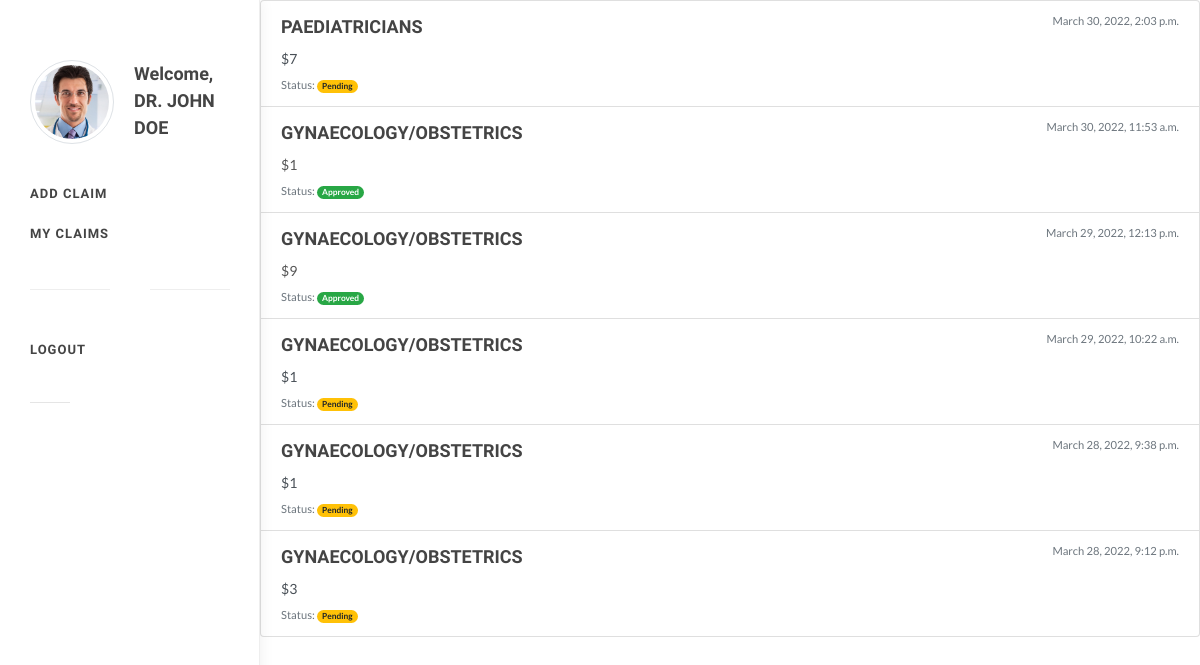
The page /myclaims (signed in) on the database as committed earlier.
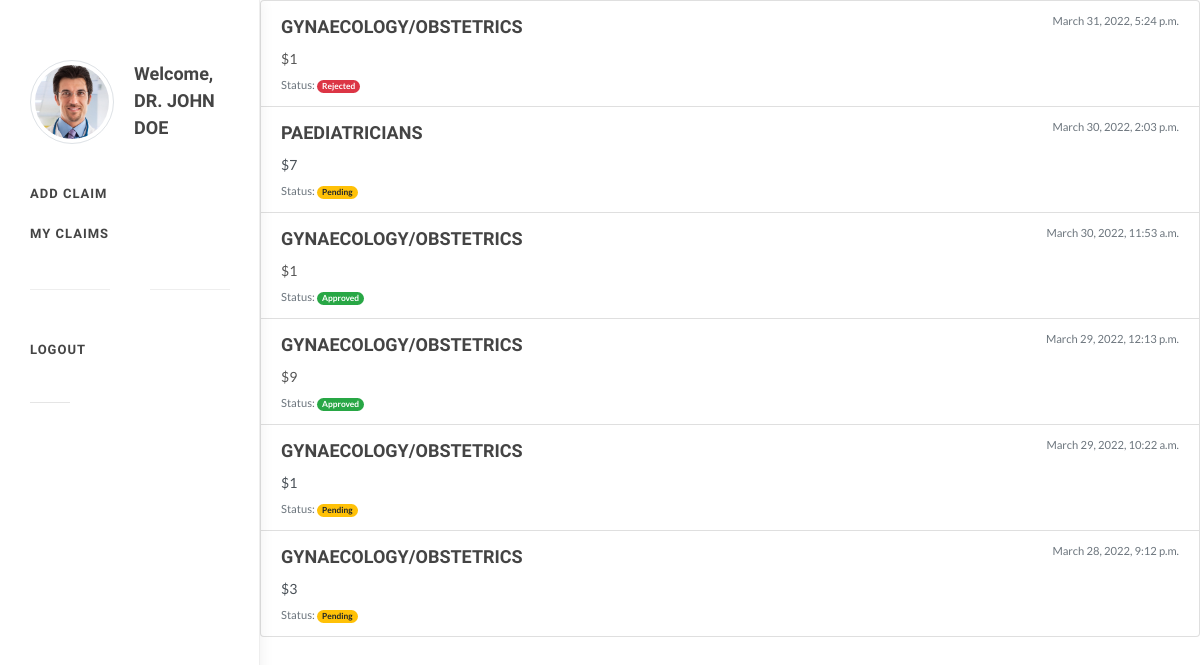
The same page on the database as committed later.
### claim/models.py (models this page shows)
class Claim(models.Model):
    doctor = models.ForeignKey(Account, on_delete=models.CASCADE)
    claimed = models.IntegerField()
    age = models.IntegerField()
    gender = models.CharField(max_length=50)
    practice = models.IntegerField()
    member = models.IntegerField(default=0)
    description = models.CharField(max_length=50)
    tariff = models.IntegerField()
    approval = models.CharField(max_length=50)
    confidence = models.FloatField(blank=True, null=True)
    trees = models.CharField(max_length=50)
    forest = models.CharField(max_length=50)
    created_at = models.DateTimeField(auto_now_add=True)
    updated_at = models.DateTimeField(auto_now=True)
    class Meta:
        ordering = ('-updated_at',)

### claim/views.py (the view)
# urls.py: path('myclaims', views.myClaims, name='myclaims'),
def myClaims(request):
    user = request.user
    account = Account.objects.get(user = user)
    if account.accountType == 'Doctor':
        claims = Claim.objects.filter(doctor = account)
        return render(request, "claim/myClaims.html", {'claims':claims, 'account':account})
    return render(request, "claim/login.html")

### claim/templates/claim/myClaims.html (shortened to what this page needs)
{% extends 'claim/docSide.html' %}
{% block body %}
<div class="list-group">
    {% for claim in claims %}
    <a {% if claim.approval == "Pending"%}  href="{% url 'claim:claim-update' claim.id %}"
    {%else%}
    {% endif %} class="list-group-item list-group-item-action flex-column align-items-start">
        <div class="d-flex w-100 justify-content-between">
            <h4 class="mb-2">{{claim.description}}</h4>
            <small class="text-muted">{{claim.updated_at}}</small>
        </div>
        <p class="mb-1">${{claim.claimed}}</p>
        <small class="text-muted">Status:
            {% if claim.approval == "Approved"%}
            <span class="badge badge-pill badge-success">Approved</span>
            {% elif claim.approval == "Pending" %}
            <span class="badge badge-pill badge-warning">Pending</span>
            {% else %}
            <span class="badge badge-pill badge-danger">Rejected</span>
            {% endif %}</small>
    </a>
    {% endfor %}
</div>
{% endblock %}

Rows that differ between the two databases and show on the page:
changed Claim: updated_at "March 28, 2022, 9:38 p.m." → "March 31, 2022, 5:24 p.m."; approval "Pending" → "Rejected"; moves up the list
